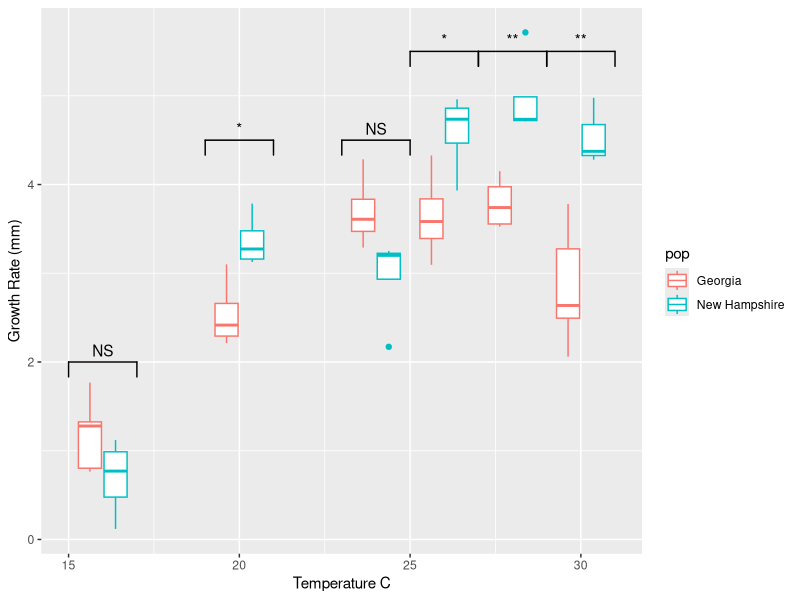
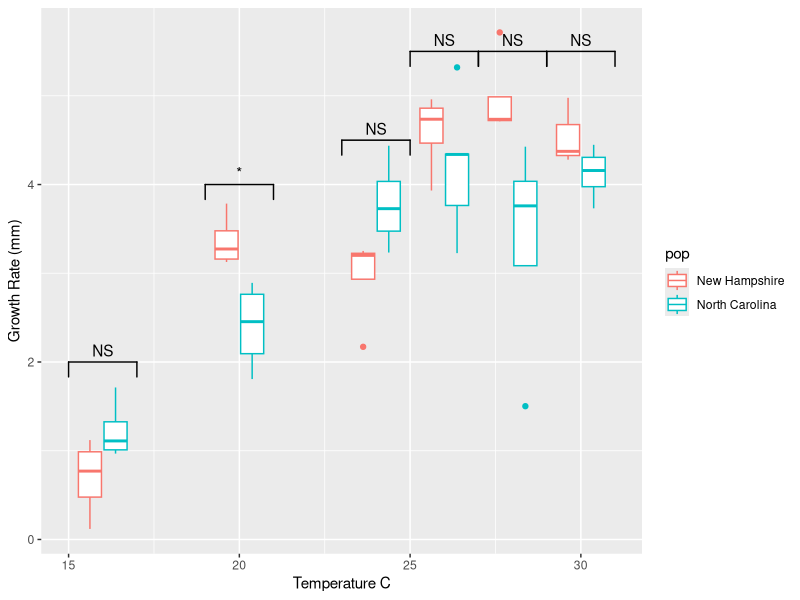
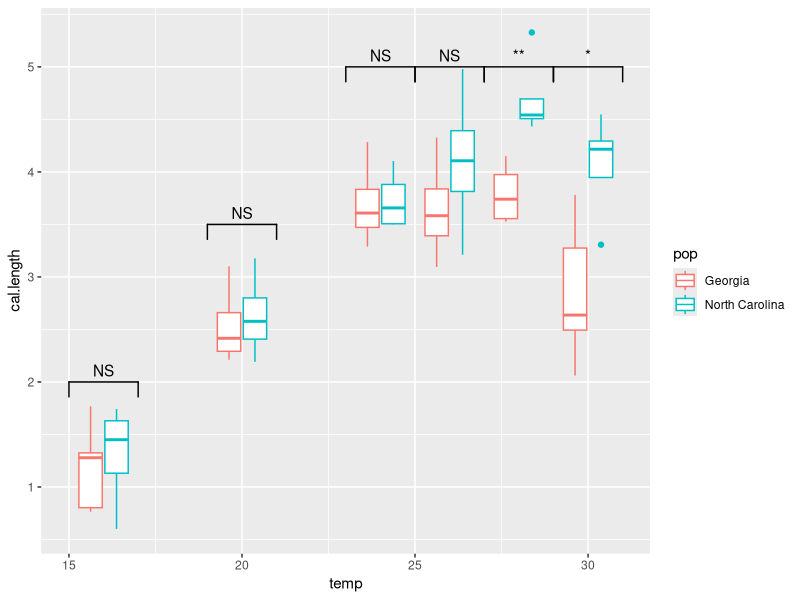
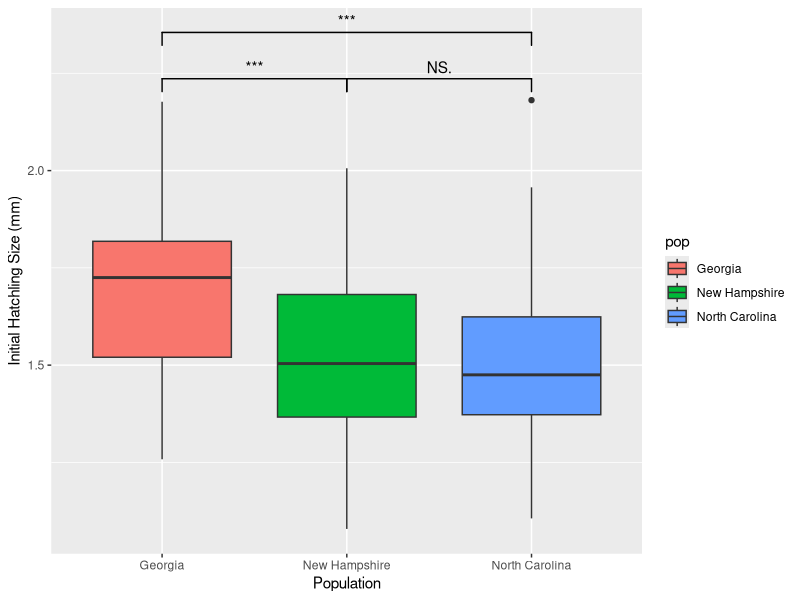

Reproduce these figures in R, in order.
## ---- chunk 1
knitr::opts_chunk$set(echo = TRUE)
library(here)
library(ggplot2)
library(ggsignif)
## ---- chunk 2
cge<-read.csv(here::here("cge.csv"))
cge$temp<-as.numeric(cge$temp)
cge$temp_fact<-factor(cge$temp,levels=c(16,20,24,26,28,30),labels=c("16 °C", "20 °C","24 °C","26 °C","28 °C", "30 °C"))
cge$pop<-as.factor(cge$pop)

cge<-na.omit(cge)

nh_ga<-subset(cge,pop==c("New Hampshire","Georgia"))
nh_nc<-subset(cge,pop==c("New Hampshire","North Carolina"))
nc_ga<-subset(cge,pop==c("North Carolina","Georgia"))
## ---- chunk 3

nh_ga_split<-split(nh_ga,nh_ga$temp)
nh_ga_split_16<-(t.test(cal.length~pop,data=nh_ga_split$'16'))
nh_ga_split_20<-(t.test(cal.length~pop,data=nh_ga_split$'20'))
nh_ga_split_24<-(t.test(cal.length~pop,data=nh_ga_split$'24'))
nh_ga_split_26<-(t.test(cal.length~pop,data=nh_ga_split$'26'))
nh_ga_split_28<-(t.test(cal.length~pop,data=nh_ga_split$'28'))
nh_ga_split_30<-(t.test(cal.length~pop,data=nh_ga_split$'30'))


nh_ga_results<-data.frame(matrix(ncol=2,nrow=6))
colnames(nh_ga_results)<-c("temp","p-value")
nh_ga_results[,1]<-c(16,20,24,26,28,30)
nh_ga_results[1,2]<-nh_ga_split_16$p.value
nh_ga_results[2,2]<-nh_ga_split_20$p.value
nh_ga_results[3,2]<-nh_ga_split_24$p.value
nh_ga_results[4,2]<-nh_ga_split_26$p.value
nh_ga_results[5,2]<-nh_ga_split_28$p.value
nh_ga_results[6,2]<-nh_ga_split_30$p.value

## ---- chunk 4
#Two-way ANOVA of growth rate between populations NH and GA
summary(aov(cal.length~pop*temp,data=nh_ga))

#table of post-hoc pairwise t-tests
nh_ga_results

limits1<-data.frame(xmin=c(15,23),xmax=c(17,25),y_position=c(2,4.5),annotation=c("NS","NS"))
limits0<-data.frame(xmin=c(19,25,27,29),xmax=c(21,27,29,31),y_position=c(4.5,5.5,5.5,5.5),annotation=c("*","*","**","**"))


ggplot(nh_ga,aes(x=temp,y=cal.length,color=pop,group=interaction(pop,temp)))+geom_boxplot()+geom_signif(xmin=limits1$xmin,xmax=limits1$xmax,y_position=limits1$y_position,annotation=limits1$annotation,color="black")+geom_signif(xmin=limits0$xmin,xmax=limits0$xmax,y_position=limits0$y_position,annotation=limits0$annotation,color="black")+labs(y="Growth Rate (mm)",x="Temperature C")


## ---- chunk 5

nh_nc_split<-split(nh_nc,nh_nc$temp)
nh_nc_split_16<-(t.test(cal.length~pop,data=nh_nc_split$'16'))
nh_nc_split_20<-(t.test(cal.length~pop,data=nh_nc_split$'20'))
nh_nc_split_24<-(t.test(cal.length~pop,data=nh_nc_split$'24'))
nh_nc_split_26<-(t.test(cal.length~pop,data=nh_nc_split$'26'))
nh_nc_split_28<-(t.test(cal.length~pop,data=nh_nc_split$'28'))
nh_nc_split_30<-(t.test(cal.length~pop,data=nh_nc_split$'30'))


nh_nc_results<-data.frame(matrix(ncol=2,nrow=6))
colnames(nh_nc_results)<-c("temp","p-value")
nh_nc_results[,1]<-c(16,20,24,26,28,30)
nh_nc_results[1,2]<-nh_nc_split_16$p.value
nh_nc_results[2,2]<-nh_nc_split_20$p.value
nh_nc_results[3,2]<-nh_nc_split_24$p.value
nh_nc_results[4,2]<-nh_nc_split_26$p.value
nh_nc_results[5,2]<-nh_nc_split_28$p.value
nh_nc_results[6,2]<-nh_nc_split_30$p.value

## ---- chunk 6
#Two-way ANOVA of growth rate between populations NH and GA
summary(aov(cal.length~pop*temp,data=nh_nc))

#table of post-hoc pairwise t-tests
nh_nc_results

limits2<-data.frame(xmin=c(15,23,25,27,29),xmax=c(17,25,27,29,31),y_position=c(2,4.5,5.5,5.5,5.5),annotation=c("NS","NS","NS","NS","NS"))


ggplot(nh_nc,aes(x=temp,y=cal.length,color=pop,group=interaction(pop,temp)))+geom_boxplot()+geom_signif(xmin=limits2$xmin,xmax=limits2$xmax,y_position=limits2$y_position,annotation=limits2$annotation,color="black")+geom_signif(xmin=19,xmax=21,y_position=4,annotation="*",color="black")+labs(y="Growth Rate (mm)",x="Temperature C")


## ---- chunk 7

nc_ga_split<-split(nc_ga,nc_ga$temp)
nc_ga_split_16<-(t.test(cal.length~pop,data=nc_ga_split$'16'))
nc_ga_split_20<-(t.test(cal.length~pop,data=nc_ga_split$'20'))
nc_ga_split_24<-(t.test(cal.length~pop,data=nc_ga_split$'24'))
nc_ga_split_26<-(t.test(cal.length~pop,data=nc_ga_split$'26'))
nc_ga_split_28<-(t.test(cal.length~pop,data=nc_ga_split$'28'))
nc_ga_split_30<-(t.test(cal.length~pop,data=nc_ga_split$'30'))


nc_ga_results<-data.frame(matrix(ncol=2,nrow=6))
colnames(nc_ga_results)<-c("temp","p-value")
nc_ga_results[,1]<-c(16,20,24,26,28,30)
nc_ga_results[1,2]<-nc_ga_split_16$p.value
nc_ga_results[2,2]<-nc_ga_split_20$p.value
nc_ga_results[3,2]<-nc_ga_split_24$p.value
nc_ga_results[4,2]<-nc_ga_split_26$p.value
nc_ga_results[5,2]<-nc_ga_split_28$p.value
nc_ga_results[6,2]<-nc_ga_split_30$p.value

## ---- chunk 8
#Two-way ANOVA of growth rate between populations NH and GA
summary(aov(cal.length~pop*temp,data=nc_ga))

#table of post-hoc pairwise t-tests
nc_ga_results

limits3<-data.frame(xmin=c(15,19,23,25),xmax=c(17,21,25,27),y_position=c(2,3.5,5,5),annotation=c("NS","NS","NS","NS"))
limits4<-data.frame(xmin=c(27,29),xmax=c(29,31),y_position=c(5,5),annotation=c("**","*"))


ggplot(nc_ga,aes(x=temp,y=cal.length,color=pop,group=interaction(pop,temp)))+geom_boxplot()+geom_signif(xmin=limits3$xmin,xmax=limits3$xmax,y_position=limits3$y_position,annotation=limits3$annotation,color="black")+geom_signif(xmin=limits4$xmin,xmax=limits4$xmax,y_position=limits4$y_position,annotation=limits4$annotation,color="black")



## ---- chunk 9
summary(aov(cal.length.start~pop,data=cge))
## ---- chunk 10
TukeyHSD(aov(cal.length.start~pop,data=cge))
## ---- chunk 11


ggplot(cge,aes(x=pop,y=cal.length.start,fill=pop))+geom_boxplot()+geom_signif(comparisons=list(c("Georgia","New Hampshire")),map_signif_level = T)+geom_signif(comparisons=list(c("North Carolina","New Hampshire")),map_signif_level = T)+geom_signif(comparisons=list(c("North Carolina","Georgia")),map_signif_level = T,y_position=2.3)+labs(y="Initial Hatchling Size (mm)",x="Population")

